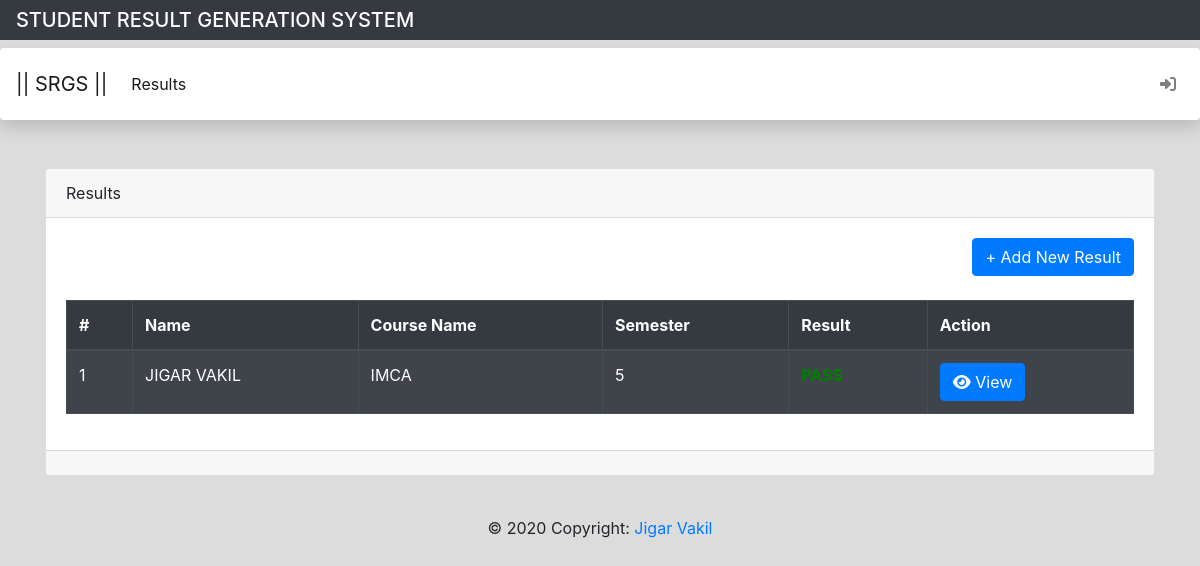
Page /student/viewstudents.php?sid=1 on the committed database.
### tables this page shows
CREATE TABLE `tbl_result` (
  `nm_resultid` int(11) NOT NULL,
  `nm_studentid` int(11) NOT NULL,
  `nm_subid1` int(11) NOT NULL,
  `nm_subid2` int(11) NOT NULL,
  `nm_subid3` int(11) NOT NULL,
  `nm_subid4` int(11) NOT NULL,
  `nm_subid5` int(11) NOT NULL,
  `nm_sub1_mark` int(11) NOT NULL,
  `nm_sub2_mark` int(11) NOT NULL,
  `nm_sub3_mark` int(11) NOT NULL,
  `nm_sub4_mark` int(11) NOT NULL,
  `nm_sub5_mark` int(11) NOT NULL,
  `nm_total` int(11) NOT NULL,
  `nm_persantage` int(11) NOT NULL,
  `nm_result` int(11) NOT NULL
);

CREATE TABLE `tbl_student` (
  `nm_studentid` int(11) NOT NULL,
  `sz_name` varchar(50) NOT NULL,
  `nm_semid` int(11) NOT NULL,
  `sz_email` varchar(50) NOT NULL,
  `nm_contact` bigint(10) NOT NULL
);

CREATE TABLE `tbl_course` (
  `nm_courseid` int(11) NOT NULL,
  `sz_coursename` varchar(30) NOT NULL
);

CREATE TABLE `tbl_sem` (
  `nm_semid` int(11) NOT NULL,
  `nm_courseid` int(11) NOT NULL,
  `nm_sem` int(11) NOT NULL
);

### student/viewstudents.php (the view, shortened to what this page needs)
<?php
    include("../include/connection.php");
    $sid=$_GET['sid'];
?>
<!doctype html>
<html lang="en">
<head>
    <link rel="stylesheet" href="https://stackpath.bootstrapcdn.com/bootstrap/4.3.1/css/bootstrap.min.css"
>
</head>
<body style="background-color:gainsboro">
<h3 align="center" class="navbar navbar-expand-md navbar-dark bg-dark" style="color:white;font-size:20px">STUDENT
        RESULT GENERATION SYSTEM </h3>
    <header>
        <nav class="shadow p-3 mb-5 bg-white rounded navbar navbar-expand-md navbar-light bg-light">
            <a class="navbar-brand" href="#">|| SRGS ||</a>
            <ul class="navbar-nav">
            <li class="nav-item active">
                    <a href="index.php" class="nav-link">Results</a>
                </li>
            </ul>
            <ul class="navbar-nav ml-auto">
                <li class="nav-item">
                    <a href="../student.php" class="nav-link">
                        <i class="fas fa-sign-in-alt    "></i>
                    </a>
                </li>
            </ul>
        </nav>
    </header>
    <div class="container">
        <div class="card">
            <div class="card-header">Results</div>
            <div class="card-body">
                <div class="row">
                    <div class="col-md-12" align="right">
                        <a href="addresult.php" class="btn btn-primary">+ Add New Result</a>
                        <br>
                        <br>
                        <table class="table table-dark table-striped" border="1">
                            <thead>
                                <tr>
                                    <th>#</th>
                                    <th>Name</th>
                                    <th>Course Name</th>
                                    <th>Semester</th>
                                    <th>Result</th>
                                    <th>Action</th>
                                </tr>
                            </thead>
                            <tbody>
                                <?php
                                    $i=1;
                                    $sql="
                                    select * from tbl_result as r
                                    join tbl_student as sub
                                    on sub.nm_studentid=r.nm_studentid
                                    join tbl_sem as s
                                    on sub.nm_semid=s.nm_semid
                                    join tbl_course as c
                                    on c.nm_courseid=s.nm_courseid
                                    where s.nm_semid=$sid";
                                    $res=mysqli_query($con,$sql);
                                    while($r=mysqli_fetch_assoc($res))
                                    {
                                ?>
                                <tr>
                                    <td><?= $i++ ?></td>
                                    <td><?= strtoupper($r['sz_name']) ?></td>
                                    <td><?= strtoupper($r['sz_coursename']) ?></td>
                                    <td><?= strtoupper($r['nm_sem']) ?></td>
                                    <td>
                                        <?php
                                            if($r['nm_result']==0)
                                                echo "<b style='color:red'>FAIL</b>";
                                            else
                                            echo "<b style='color:green'>PASS</b>";
                                        ?>
                                    </td>
                                    <td>
                                        <a href="../viewresult.php?id=<?= $r['nm_resultid'] ?>" class="btn btn-primary"><i
                                                class="fas fa-eye "></i> View</a>
                                    </td>
                                </tr>
                                <?php
                                    }
                                ?>
                            </tbody>
                        </table>
                    </div>
                </div>
            </div>
            <div class="card-footer">
            </div>
        </div>
    </div>
    <?php include("../include/footer.php"); ?>
</body>
</html>

### rows in the picture
tbl_result: nm_studentid.sz_name "JIGAR VAKIL", tbl_course.sz_coursename "IMCA", tbl_sem.nm_sem "5"
